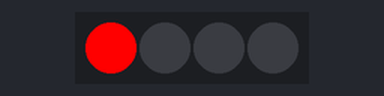
Bench run of a sketch on a simulated Arduino Uno, built with avr-gcc and run on an emulated ATmega328P. Shown: 4 RGB LEDs in strip order, left to right.

Above: at 0.2 s.
At 0.7 s:
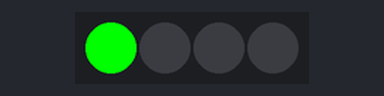
At 1.7 s:
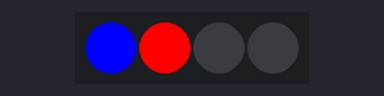
At 3.7 s:
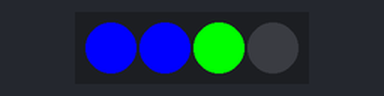
At 5.2 s:
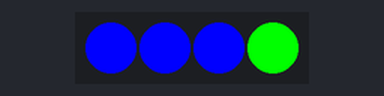
At 7.2 s:
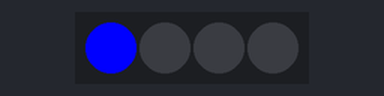
Timing chart, 0 to 7.8 s (numbered marks = the images above):
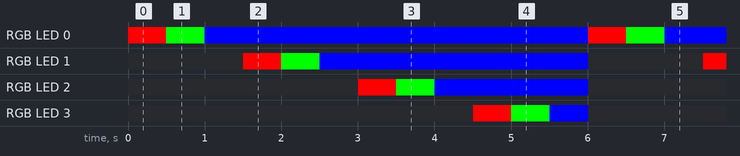

Measured:
- by itself, RGB LED 0: repeats every 6.0 s: RGB(0, 255, 0) 0.50 s, RGB(0, 0, 255) 5.0 s, RGB(255, 0, 0) 0.50 s
- by itself, RGB LED 1: repeats every 6.0 s: RGB(0, 255, 0) 0.50 s, RGB(0, 0, 255) 3.5 s, off 1.5 s, RGB(255, 0, 0) 0.50 s
- by itself, RGB LED 2: repeats every 6.0 s: RGB(0, 255, 0) 0.50 s, RGB(0, 0, 255) 2.0 s, off 3.0 s, RGB(255, 0, 0) 0.50 s
- by itself, RGB LED 3: repeats every 6.0 s: RGB(0, 255, 0) 0.50 s, RGB(0, 0, 255) 0.50 s, off 4.5 s, RGB(255, 0, 0) 0.50 s

The sketch:

midi_footcontroller.ino
```cpp
#include <Adafruit_NeoPixel.h>

#define D_in 6
#define qtdeLeds 4

Adafruit_NeoPixel pixels(qtdeLeds, D_in);

// Pins
const int Foots[] = {};
bool LedStates[] = {false, false, false, false, false, false};

void setup() {
  pinMode(D_in, OUTPUT);      // 6 pin as output
  pixels.begin();
}

void loop() {
  // put your main code here, to run repeatedly:
  pixels.clear();
  for(int i=0; i<qtdeLeds; i++){
    pixels.setPixelColor(i, pixels.Color(255, 0, 0));
    pixels.show();
    delay(500);

    pixels.setPixelColor(i, pixels.Color(0, 255, 0));
    pixels.show();
    delay(500);

    pixels.setPixelColor(i, pixels.Color(0, 0, 255));
    pixels.show();
    delay(500);
  }
}
```
